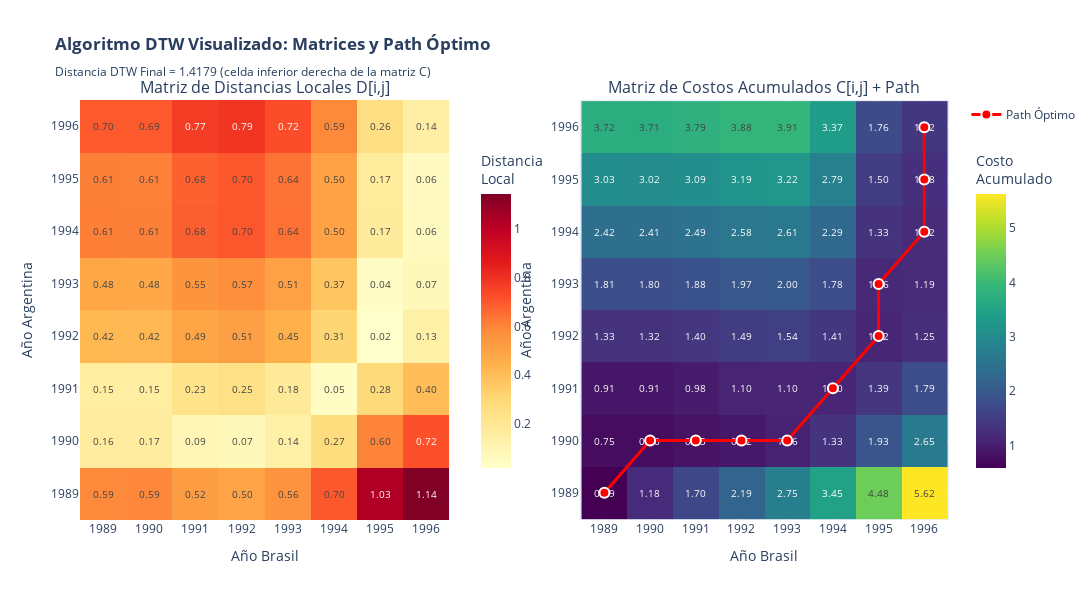

Here is the notebook cell this chart was saved with:
### Code cell
# Visualización de las matrices D y C con el path superpuesto

fig = make_subplots(
    rows=1, cols=2,
    subplot_titles=(
        'Matriz de Distancias Locales D[i,j]',
        'Matriz de Costos Acumulados C[i,j] + Path'
    ),
    horizontal_spacing=0.15
)

# ============================================================================
# Subplot 1: Matriz D (distancias locales)
# ============================================================================
fig.add_trace(
    go.Heatmap(
        z=D,
        x=[str(y) for y in years_sample],
        y=[str(y) for y in years_sample],
        colorscale='YlOrRd',
        text=D,
        texttemplate='%{text:.2f}',
        textfont={"size": 10},
        colorbar=dict(title="Distancia<br>Local", x=0.45, len=0.8),
        hovertemplate='ARG: %{y}<br>BRA: %{x}<br>Distancia: %{z:.4f}<extra></extra>'
    ),
    row=1, col=1
)

# ============================================================================
# Subplot 2: Matriz C (costos acumulados) con path
# ============================================================================
fig.add_trace(
    go.Heatmap(
        z=C,
        x=[str(y) for y in years_sample],
        y=[str(y) for y in years_sample],
        colorscale='Viridis',
        text=C,
        texttemplate='%{text:.2f}',
        textfont={"size": 10},
        colorbar=dict(title="Costo<br>Acumulado", x=1.02, len=0.8),
        hovertemplate='ARG: %{y}<br>BRA: %{x}<br>Costo acum.: %{z:.4f}<extra></extra>'
    ),
    row=1, col=2
)

# Superponer el path en la matriz C
path_i = [p[0] for p in path_simple]
path_j = [p[1] for p in path_simple]

fig.add_trace(
    go.Scatter(
        x=[str(years_sample[j]) for j in path_j],
        y=[str(years_sample[i]) for i in path_i],
        mode='lines+markers',
        line=dict(color='red', width=3),
        marker=dict(size=10, color='red', symbol='circle', 
                   line=dict(color='white', width=2)),
        name='Path Óptimo',
        hovertemplate='Step %{pointNumber}<br>ARG: %{y}<br>BRA: %{x}<extra></extra>'
    ),
    row=1, col=2
)

# Layout
fig.update_xaxes(title_text="Año Brasil", row=1, col=1)
fig.update_xaxes(title_text="Año Brasil", row=1, col=2)
fig.update_yaxes(title_text="Año Argentina", row=1, col=1)
fig.update_yaxes(title_text="Año Argentina", row=1, col=2)

fig.update_layout(
    height=600,
    width=1400,
    title_text="<b>Algoritmo DTW Visualizado: Matrices y Path Óptimo</b><br>" +
               f"<sub>Distancia DTW Final = {C[n-1, m-1]:.4f} (celda inferior derecha de la matriz C)</sub>",
    showlegend=True
)

fig.show()

print("\n" + "="*90)
print("📊 CÓMO INTERPRETAR LAS VISUALIZACIONES:")
print("="*90)

print("\n🔴 MATRIZ IZQUIERDA (D - Distancias Locales):")
print("   • Muestra la diferencia |ARG[i] - BRA[j]| para cada par de puntos")
print("   • Colores cálidos (rojo/naranja) = diferencias grandes")
print("   • Colores fríos (amarillo claro) = diferencias pequeñas")
print("   • Diagonal principal = comparación año por año (si estuvieran sincronizados)")

print("\n🟣 MATRIZ DERECHA (C - Costos Acumulados):")
print("   • Muestra el costo mínimo acumulado para llegar a cada celda")
print("   • Se construye desde C[0,0] hasta C[n-1,m-1]")
print("   • La celda inferior derecha = DISTANCIA DTW FINAL")
print("   • Línea roja = path óptimo encontrado por backtracking")

print("\n🔴 LÍNEA ROJA (Path Óptimo):")
print("   • Muestra el camino que minimiza la distancia total")
print("   • Siempre va desde esquina superior izquierda (inicio) hasta inferior derecha (fin)")
print("   • Los movimientos indican cómo se alinean las series:")
print("     - Diagonal (↗): Ambos países avanzan 1 año")
print("     - Vertical (↑): Argentina avanza, Brasil se repite")
print("     - Horizontal (→): Brasil avanza, Argentina se repite")

print("\n💡 OBSERVACIONES CLAVE:")
if vertical > horizontal * 1.5:
    print("   • Path tiene muchos movimientos verticales → Argentina avanza más rápido")
elif horizontal > vertical * 1.5:
    print("   • Path tiene muchos movimientos horizontales → Brasil avanza más rápido")
else:
    print("   • Path balanceado → Ambos países avanzan a velocidad similar")

print(f"\n   • En este ejemplo ({n_points} años):")
print(f"     - Distancia DTW = {C[n-1, m-1]:.4f}")
print(f"     - Path tiene {len(path_simple)} pasos")
print(f"     - Movimientos: {diagonal} diagonales, {vertical} verticales, {horizontal} horizontales")

### Figure 1 — Plotly figure (JSON) as saved in the notebook; plotly's stock layout.template omitted (floating-point values rounded to 4 significant figures)
{"data": [{"colorbar": {"len": 0.8, "title": {"text": "Distancia<br>Local"}, "x": 0.45}, "colorscale": [[0, "rgb(255,255,204)"], [0.125, "rgb(255,237,160)"], [0.25, "rgb(254,217,118)"], [0.375, "rgb(254,178,76)"], [0.5, "rgb(253,141,60)"], [0.625, "rgb(252,78,42)"], [0.75, "rgb(227,26,28)"], [0.875, "rgb(189,0,38)"], [1, "rgb(128,0,38)"]], "hovertemplate": "ARG: %{y}<br>BRA: %{x}<br>Distancia: %{z:.4f}<extra></extra>", "text": [[0.5892, 0.5909, 0.518, 0.4968, 0.5597, 0.6978, 1.028, 1.142], [0.1646, 0.1662, 0.09335, 0.07214, 0.135, 0.2732, 0.6035, 0.7174], [0.154, 0.1523, 0.2252, 0.2464, 0.1835, 0.04535, 0.285, 0.3989], [0.4199, 0.4182, 0.4911, 0.5123, 0.4494, 0.3113, 0.01905, 0.133], [0.4802, 0.4785, 0.5514, 0.5726, 0.5097, 0.3716, 0.04126, 0.07264], [0.611, 0.6093, 0.6822, 0.7034, 0.6405, 0.5024, 0.172, 0.05814], [0.6085, 0.6068, 0.6797, 0.7009, 0.638, 0.4999, 0.1696, 0.05566], [0.6954, 0.6937, 0.7666, 0.7878, 0.7249, 0.5867, 0.2564, 0.1425]], "textfont": {"size": 10}, "texttemplate": "%{text:.2f}", "type": "heatmap", "x": ["1989", "1990", "1991", "1992", "1993", "1994", "1995", "1996"], "xaxis": "x", "y": ["1989", "1990", "1991", "1992", "1993", "1994", "1995", "1996"], "yaxis": "y", "z": [[0.5892, 0.5909, 0.518, 0.4968, 0.5597, 0.6978, 1.028, 1.142], [0.1646, 0.1662, 0.09335, 0.07214, 0.135, 0.2732, 0.6035, 0.7174], [0.154, 0.1523, 0.2252, 0.2464, 0.1835, 0.04535, 0.285, 0.3989], [0.4199, 0.4182, 0.4911, 0.5123, 0.4494, 0.3113, 0.01905, 0.133], [0.4802, 0.4785, 0.5514, 0.5726, 0.5097, 0.3716, 0.04126, 0.07264], [0.611, 0.6093, 0.6822, 0.7034, 0.6405, 0.5024, 0.172, 0.05814], [0.6085, 0.6068, 0.6797, 0.7009, 0.638, 0.4999, 0.1696, 0.05566], [0.6954, 0.6937, 0.7666, 0.7878, 0.7249, 0.5867, 0.2564, 0.1425]]}, {"colorbar": {"len": 0.8, "title": {"text": "Costo<br>Acumulado"}, "x": 1.02}, "colorscale": [[0, "#440154"], [0.1111, "#482878"], [0.2222, "#3e4989"], [0.3333, "#31688e"], [0.4444, "#26828e"], [0.5556, "#1f9e89"], [0.6667, "#35b779"], [0.7778, "#6ece58"], [0.8889, "#b5de2b"], [1, "#fde725"]], "hovertemplate": "ARG: %{y}<br>BRA: %{x}<br>Costo acum.: %{z:.4f}<extra></extra>", "text": [[0.5892, 1.18, 1.698, 2.195, 2.755, 3.452, 4.48, 5.622], [0.7538, 0.7554, 0.8488, 0.9209, 1.056, 1.329, 1.933, 2.65], [0.9077, 0.9061, 0.9806, 1.095, 1.104, 1.101, 1.386, 1.785], [1.328, 1.324, 1.397, 1.493, 1.545, 1.413, 1.12, 1.253], [1.808, 1.803, 1.876, 1.97, 2.003, 1.784, 1.162, 1.193], [2.419, 2.412, 2.485, 2.579, 2.61, 2.286, 1.334, 1.22], [3.027, 3.019, 3.092, 3.186, 3.217, 2.786, 1.503, 1.275], [3.723, 3.713, 3.786, 3.88, 3.911, 3.373, 1.76, 1.418]], "textfont": {"size": 10}, "texttemplate": "%{text:.2f}", "type": "heatmap", "x": ["1989", "1990", "1991", "1992", "1993", "1994", "1995", "1996"], "xaxis": "x2", "y": ["1989", "1990", "1991", "1992", "1993", "1994", "1995", "1996"], "yaxis": "y2", "z": [[0.5892, 1.18, 1.698, 2.195, 2.755, 3.452, 4.48, 5.622], [0.7538, 0.7554, 0.8488, 0.9209, 1.056, 1.329, 1.933, 2.65], [0.9077, 0.9061, 0.9806, 1.095, 1.104, 1.101, 1.386, 1.785], [1.328, 1.324, 1.397, 1.493, 1.545, 1.413, 1.12, 1.253], [1.808, 1.803, 1.876, 1.97, 2.003, 1.784, 1.162, 1.193], [2.419, 2.412, 2.485, 2.579, 2.61, 2.286, 1.334, 1.22], [3.027, 3.019, 3.092, 3.186, 3.217, 2.786, 1.503, 1.275], [3.723, 3.713, 3.786, 3.88, 3.911, 3.373, 1.76, 1.418]]}, {"hovertemplate": "Step %{pointNumber}<br>ARG: %{y}<br>BRA: %{x}<extra></extra>", "line": {"color": "red", "width": 3}, "marker": {"color": "red", "line": {"color": "white", "width": 2}, "size": 10, "symbol": "circle"}, "mode": "lines+markers", "name": "Path Óptimo", "type": "scatter", "x": ["1989", "1990", "1991", "1992", "1993", "1994", "1995", "1995", "1996", "1996", "1996"], "xaxis": "x2", "y": ["1989", "1990", "1990", "1990", "1990", "1991", "1992", "1993", "1994", "1995", "1996"], "yaxis": "y2"}], "layout": {"annotations": [{"font": {"size": 16}, "showarrow": false, "text": "Matriz de Distancias Locales D[i,j]", "x": 0.2125, "xanchor": "center", "xref": "paper", "y": 1, "yanchor": "bottom", "yref": "paper"}, {"font": {"size": 16}, "showarrow": false, "text": "Matriz de Costos Acumulados C[i,j] + Path", "x": 0.7875, "xanchor": "center", "xref": "paper", "y": 1, "yanchor": "bottom", "yref": "paper"}], "height": 600, "showlegend": true, "title": {"text": "<b>Algoritmo DTW Visualizado: Matrices y Path Óptimo</b><br><sub>Distancia DTW Final = 1.4179 (celda inferior derecha de la matriz C)</sub>"}, "width": 1400, "xaxis": {"anchor": "y", "domain": [0, 0.425], "title": {"text": "Año Brasil"}}, "xaxis2": {"anchor": "y2", "domain": [0.575, 1], "title": {"text": "Año Brasil"}}, "yaxis": {"anchor": "x", "domain": [0, 1], "title": {"text": "Año Argentina"}}, "yaxis2": {"anchor": "x2", "domain": [0, 1], "title": {"text": "Año Argentina"}}}}
